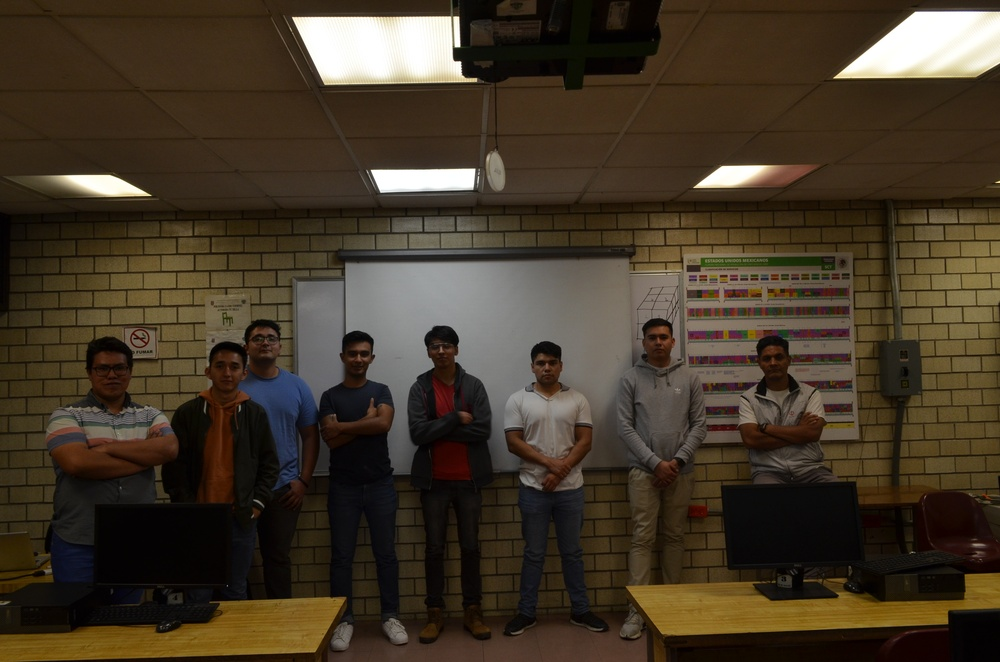
#> input picture fotos_9/DSC_0237.JPG, 1000 x 662 px, shrunk from 3696 x 2448 before the run, found by its file name
$ python ManejoImagnes.py
#> lines starting #> are read from the running program, lines starting #| are printed output that depends on the picture
import numpy as np
import cv2

C = cv2.imread("fotos_9\DSC_0237.JPG")
#> C is the input picture: shape (662, 1000, 3); mean B, G, R 39.7, 55.5, 67.4
M,N,L = C.shape
#> M = 662; N = 1000; L = 3

D = np.zeros((M,N,3), np.uint8)

#Transpuesta
for k in range (0,3):
    a = M-1
    for i in range (0,M):
        b = N-1
        for j in range (0,N):
            D[i,j,k] = C[a,b,k]
            b=b-1
        a=a-1
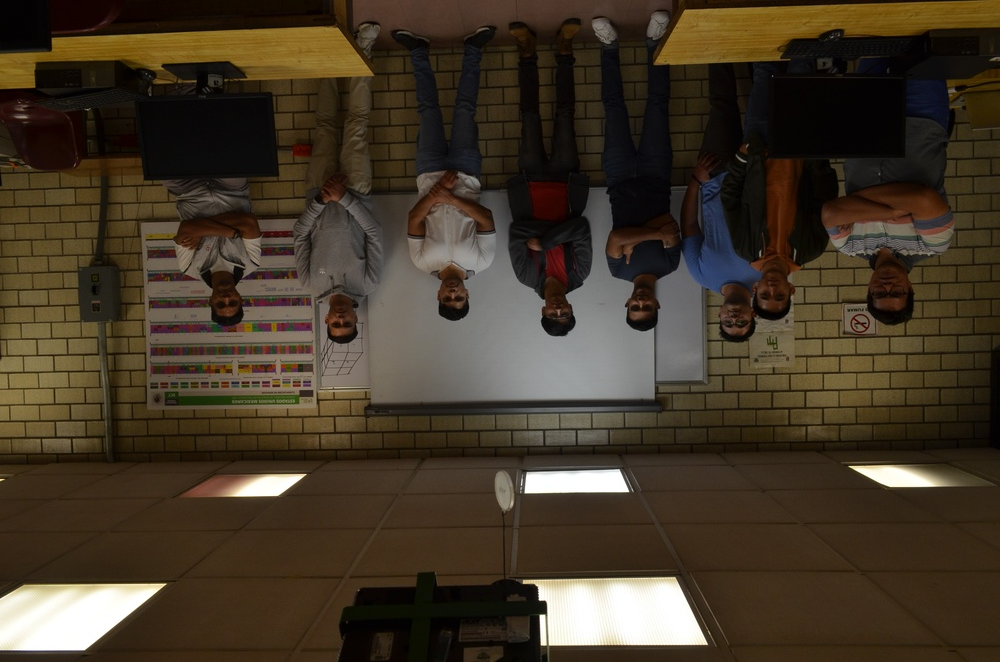
#> D: shape (662, 1000, 3); mean B, G, R 39.7, 55.5, 67.4


#90°

E = np.zeros((N,M,L), np.uint8)

for k in range (0,3):
    #a = M-1
    for i in range (0,M):
        #b = N-1
        for j in range (0,N):
            E[j,i,k] = C[i,j,k]
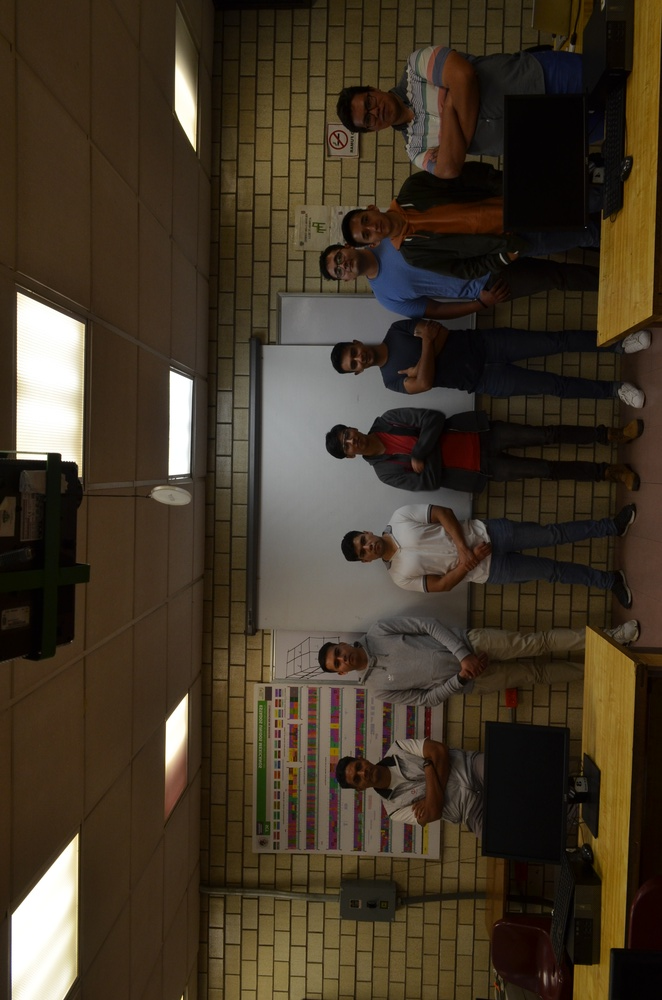
#> E: shape (1000, 662, 3); mean B, G, R 39.7, 55.5, 67.4
            #b=b-1
        #a=a-1

R = cv2.resize(C,(738,488))
R1 = cv2.resize(D,(738,488))
R2 = cv2.resize(E,(488,738))

cv2.imshow('Imagen', R)
cv2.imshow('Imagen1', R1)
cv2.imshow('Imagen2', R2)
cv2.waitKey(0)
cv2.destroyAllWindows()
"""
#270°
E = np.zeros((N,M,L), np.uint8)

for k in range (0,3):
    #a = M-1
    for i in range (0,M):
        #b = N-1
        for j in range (0,N):
            E[j,i,k] = C[i,j,k]
            #b=b-1
        #a=a-1

R = cv2.resize(C,(738,488))
#R1 = cv2.resize(D,(738,488))
R2 = cv2.resize(E,(488,738))

cv2.imshow('Imagen', R)
#cv2.imshow('Imagen1', R1)
cv2.imshow('Imagen2', R2)
cv2.waitKey(0)
cv2.destroyAllWindows()

#Suma
A = cv2.imread("DSC_0238.jpg")
B = cv2.imread("DSC_0240.jpg")

A = np.array(A,dtype=float)
B = np.array(B,dtype=float)
for k in range (0,L):
    for i in range (0,M):
        for j in range (0,N):
            C[i,j,k] = 0.1*A[i,j,k] + 0.1*B[i,j,k]

#C[x,y,z] = 0.4*A[x,y,z] + B[x,y,z]
C = np.array(C,dtype=(np.uint8))

R = cv2.resize(C,(738,488))
cv2.imshow('Imagen', R)
cv2.waitKey(0)
cv2.destroyAllWindows()

#Resta
A = cv2.imread("DSC_0238.jpg")
B = cv2.imread("DSC_0240.jpg")

A = np.array(A,dtype=float)
B = np.array(B,dtype=float)
for k in range (0,L):

    for i in range (0,M):

        for j in range (0,N):
            if(A[i,j,k] > B[i,j,k]):
                D[i,j,k] = A[i,j,k] - B[i,j,k]
            else:
                D[i,j,k] == 0

D = np.array(D,dtype=(np.uint8))

R = cv2.resize(D,(738,488))
cv2.imshow('Imagen', R)
cv2.waitKey(0)
cv2.destroyAllWindows()


#Multiplicacion
A = cv2.imread("gato.jpg")
B = cv2.imread("mapa.jpg")

A = np.array(A,dtype=float)
B = np.array(B,dtype=float)
for k in range (0,L):

    for i in range (0,M):

        for j in range (0,N):
            D[i,j,k] = (A[i,j,k] * B[i,j,k])/255

D = np.array(D,dtype=(np.uint8))

R = cv2.resize(D,(738,488))
cv2.imshow('Imagen', R)
cv2.waitKey(0)
cv2.destroyAllWindows()

cv2.imwrite('multiplicacion.jpg',C) #Guardar la imagen

"""

$ run again, with fotos_9/DSC_0239.JPG copied over fotos_9/DSC_0237.JPG
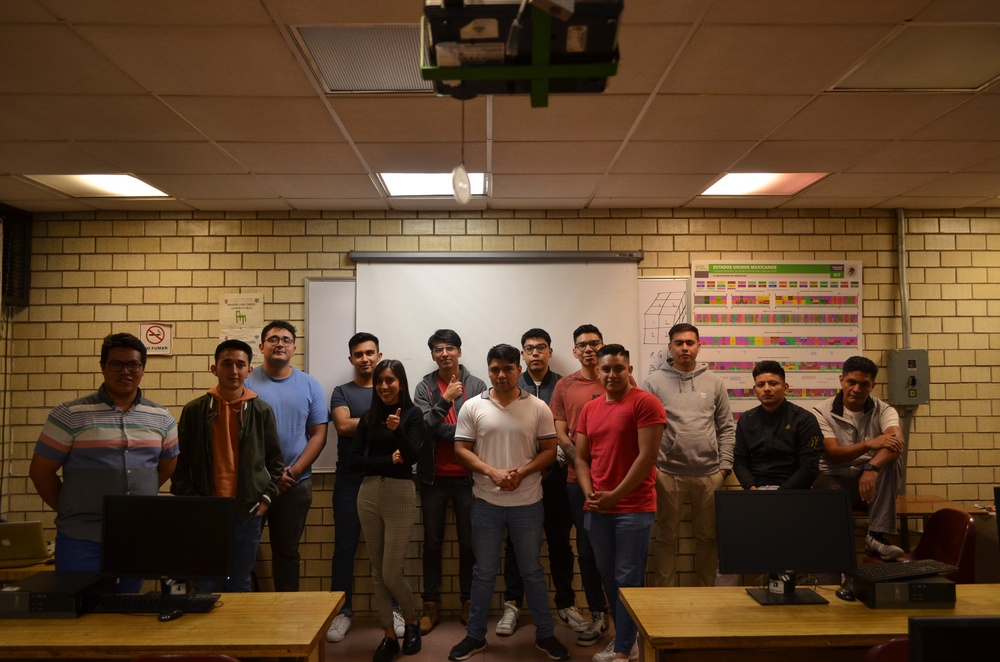
#> input picture fotos_9/DSC_0239.JPG, 1000 x 662 px, shrunk from 3696 x 2448 before the run, found by its file name
#> C is the input picture: shape (662, 1000, 3); mean B, G, R 45.9, 69, 94.9
#> after the loop `for k in range (0,3):`:
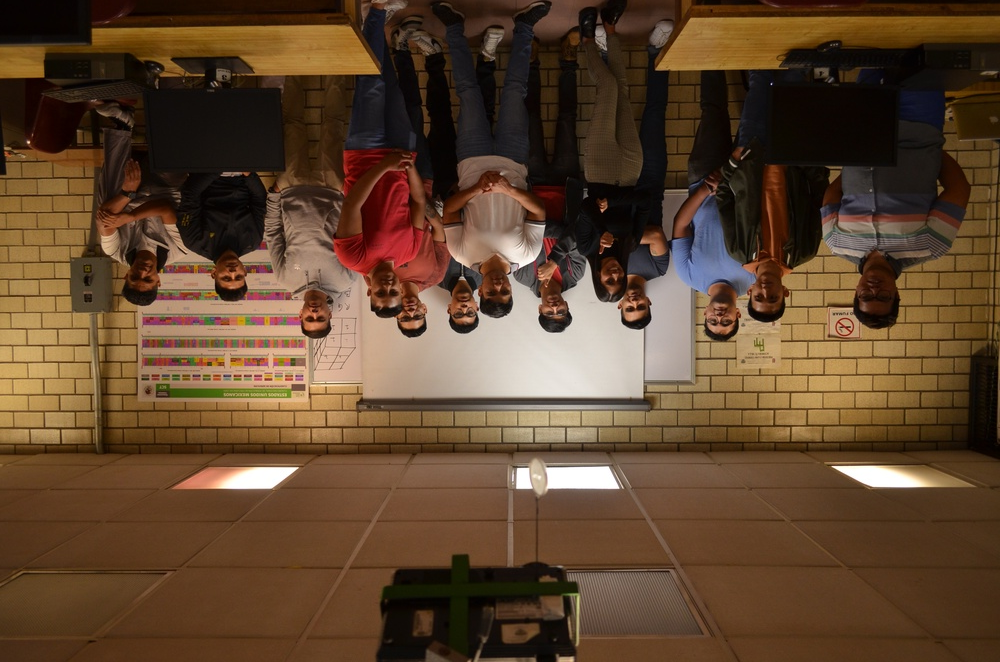
#> D: shape (662, 1000, 3); mean B, G, R 45.9, 69, 94.9
#> after the loop `for k in range (0,3):`:
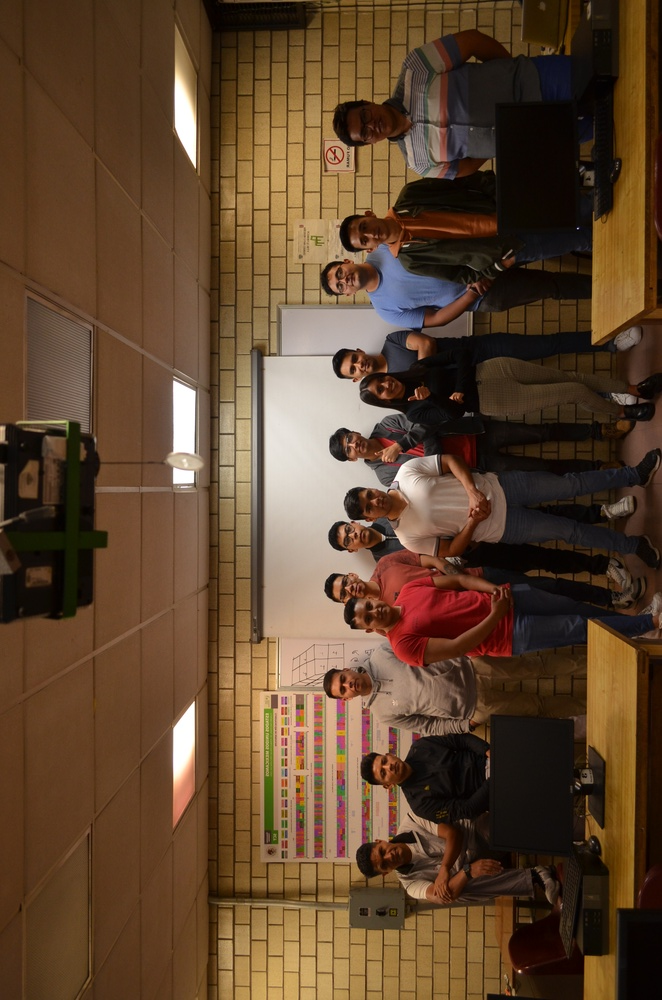
#> E: shape (1000, 662, 3); mean B, G, R 45.9, 69, 94.9

$ run again, with fotos_9/DSC_0240.JPG copied over fotos_9/DSC_0237.JPG
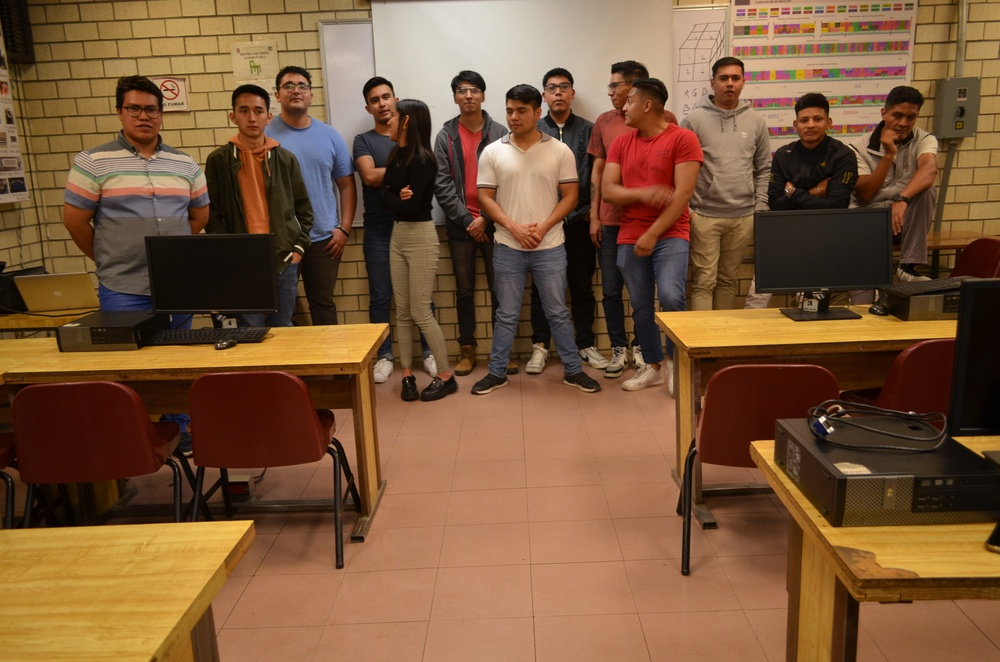
#> input picture fotos_9/DSC_0240.JPG, 1000 x 662 px, shrunk from 3696 x 2448 before the run, found by its file name
#> C is the input picture: shape (662, 1000, 3); mean B, G, R 58.1, 87.8, 122.8
#> after the loop `for k in range (0,3):`:
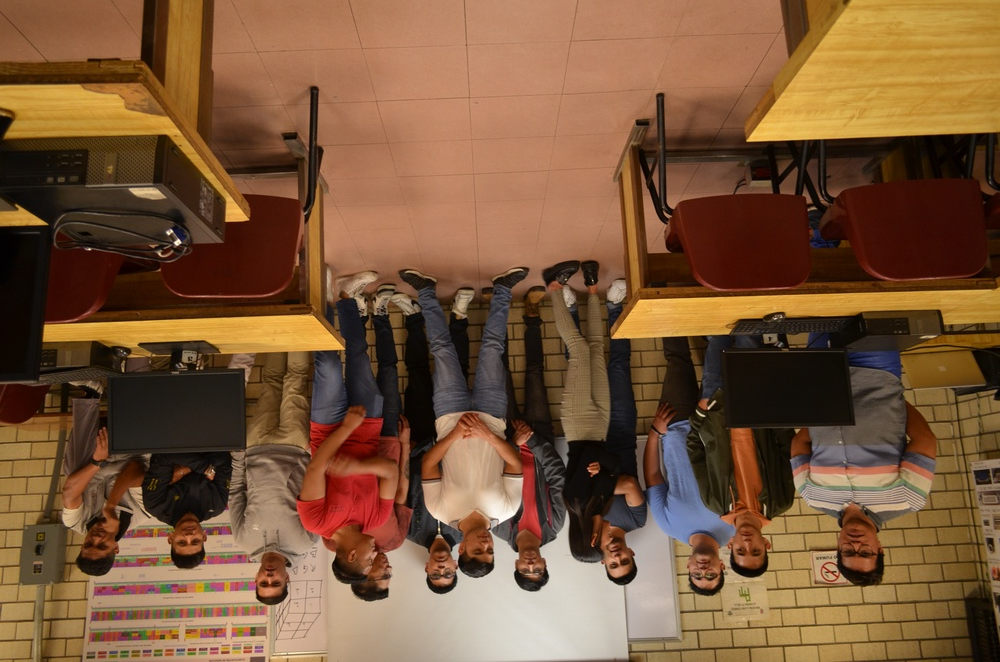
#> D: shape (662, 1000, 3); mean B, G, R 58.1, 87.8, 122.8
#> after the loop `for k in range (0,3):`:
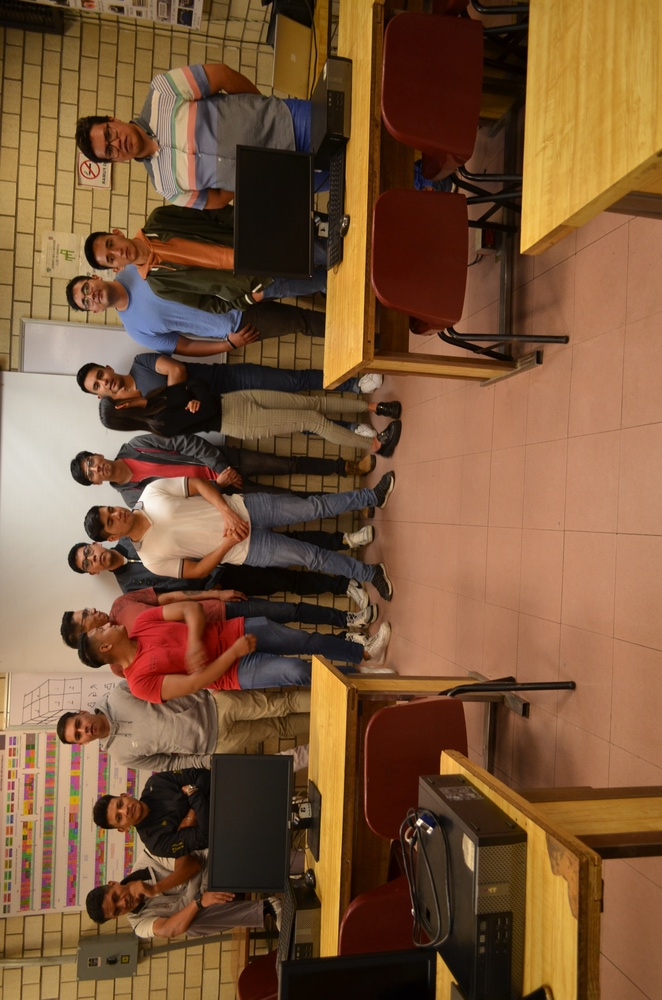
#> E: shape (1000, 662, 3); mean B, G, R 58.1, 87.8, 122.8

$ run again, with fotos_9/DSC_0241.JPG copied over fotos_9/DSC_0237.JPG
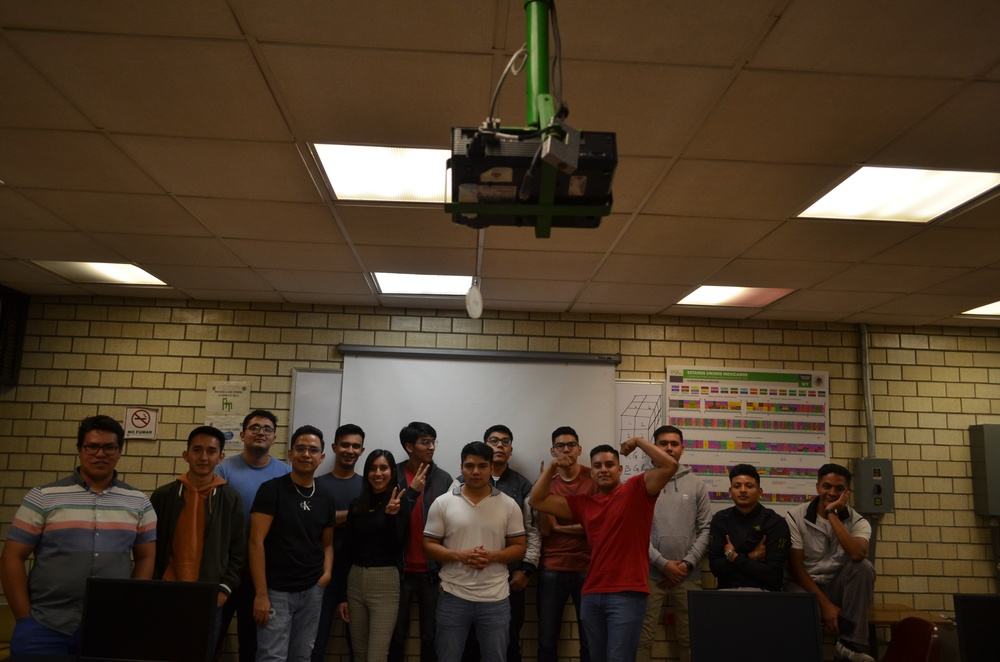
#> input picture fotos_9/DSC_0241.JPG, 1000 x 662 px, shrunk from 3696 x 2448 before the run, found by its file name
#> C is the input picture: shape (662, 1000, 3); mean B, G, R 41.9, 59.8, 76.6
#> after the loop `for k in range (0,3):`:
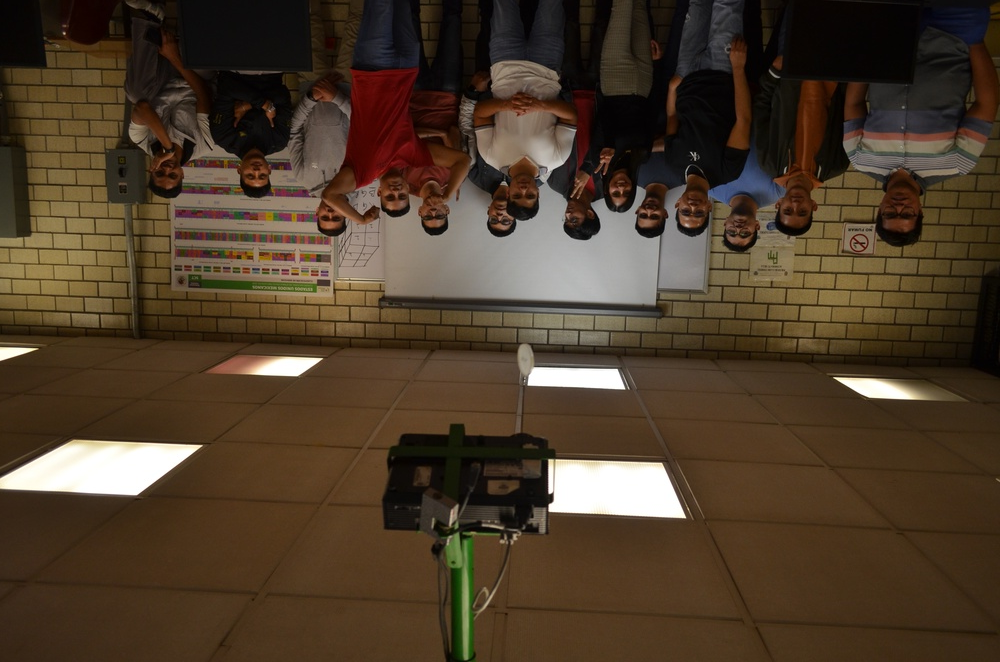
#> D: shape (662, 1000, 3); mean B, G, R 41.9, 59.8, 76.6
#> after the loop `for k in range (0,3):`:
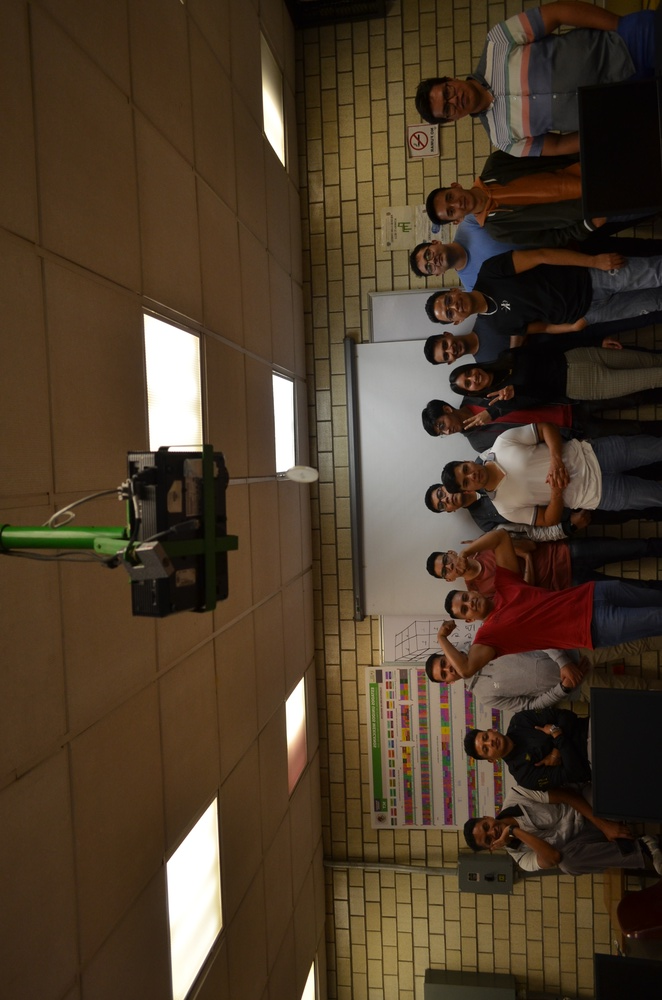
#> E: shape (1000, 662, 3); mean B, G, R 41.9, 59.8, 76.6
